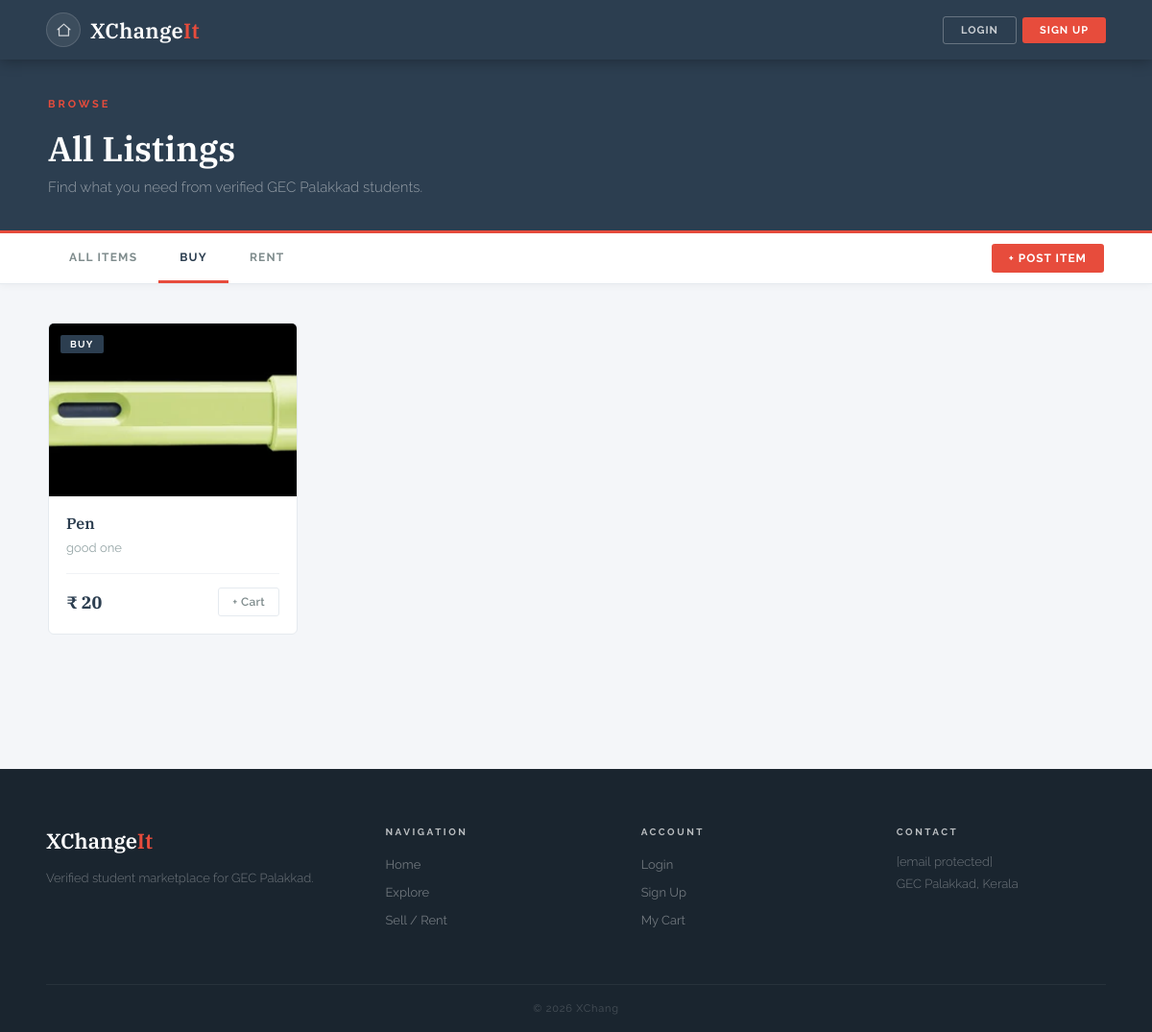
Screenshot of /explore?category=buy with the database file from the repository.
### tables this page shows
CREATE TABLE products (
            id           INTEGER PRIMARY KEY AUTOINCREMENT,
            name         TEXT    NOT NULL,
            price        INTEGER NOT NULL,
            short_desc   TEXT,
            detailed_desc TEXT,
            category     TEXT,
            image1       TEXT,
            image2       TEXT,
            image3       TEXT,
            image4       TEXT,
            image5       TEXT,
            seller       TEXT
        );

### app.py (the view)
@app.route("/explore")
def explore():
    category = request.args.get("category", "all")
    conn = sqlite3.connect(DATABASE)
    c = conn.cursor()
    if category == "buy":
        c.execute("SELECT * FROM products WHERE category='buy' ORDER BY id DESC")
    elif category == "rent":
        c.execute("SELECT * FROM products WHERE category='rent' ORDER BY id DESC")
    else:
        c.execute("SELECT * FROM products ORDER BY id DESC")
    products = c.fetchall()
    conn.close()
    pending = get_pending_count(session.get("user"))
    rent_product_ids = [p[0] for p in products if p[5] == "rent"]
    active_rents = get_active_rents_bulk(rent_product_ids)
    return render_template("explore.html", products=products, category=category,
                           pending_count=pending, active_rents=active_rents)

### app.py (called while the page is built, shortened)
def get_pending_count(username):
    if not username:
        return 0

def get_active_rents_bulk(product_ids):
    if not product_ids:
        return {}

### templates/explore.html (shortened to what this page needs)
<!DOCTYPE html>
<html lang="en">
<head>
  <link rel="stylesheet" href="{{ url_for('static', filename='slate.css') }}">
  <link rel="stylesheet" href="{{ url_for('static', filename='explore.css') }}">
</head>
<body>
<nav class="navbar">
  <div style="display:flex; align-items:center; gap:10px;">
    <a href="{{ url_for('home') }}" class="nav-icon-btn" data-tooltip="Home">
      <svg viewBox="0 0 24 24" width="18" height="18" fill="none" stroke="currentColor" stroke-width="2">
        <path d="M3 11L12 3l9 8"></path>
        <path d="M5 10v10h14V10"></path>
      </svg>
    </a>
    <a href="{{ url_for('home') }}" class="logo">XChange<span>It</span></a>
  </div>
  <div class="nav-right">
    {% if session.get('user') %}
      <a href="{{ url_for('cart') }}" class="nav-icon-btn" data-tooltip="Cart">
        <svg viewBox="0 0 24 24"><path d="M6 2L3 6v14a2 2 0 002 2h14a2 2 0 002-2V6l-3-4z"/><line x1="3" y1="6" x2="21" y2="6"/><path d="M16 10a4 4 0 01-8 0"/></svg>
      </a>
      <a href="{{ url_for('my_listings_chat') }}" class="nav-icon-btn" data-tooltip="Chats">
        <svg viewBox="0 0 24 24"><path d="M21 15a2 2 0 01-2 2H7l-4 4V5a2 2 0 012-2h14a2 2 0 012 2z"/></svg>
        {% if pending_count and pending_count > 0 %}
          <span class="nav-badge">{{ pending_count }}</span>
        {% endif %}
      </a>
      <div class="notif-wrap" id="notifWrap">
        <button class="nav-icon-btn notif-bell-btn" id="notifBell" data-tooltip="Notifications" onclick="toggleNotifPanel(event)" aria-label="Notifications">
          <svg viewBox="0 0 24 24" fill="none" stroke="currentColor" stroke-width="2" stroke-linecap="round" stroke-linejoin="round" width="18" height="18">
            <path d="M18 8A6 6 0 006 8c0 7-3 9-3 9h18s-3-2-3-9"/>
            <path d="M13.73 21a2 2 0 01-3.46 0"/>
          </svg>
          <span class="nav-badge notif-badge" id="notifBadge" style="display:none;"></span>
        </button>
        <div class="notif-panel" id="notifPanel" style="display:none;">
          <div class="notif-panel-header">
            <span>Notifications</span>
            <button class="notif-close-btn" onclick="closeNotifPanel()">&#x2715;</button>
          </div>
          <div class="notif-list" id="notifList">
            <div class="notif-loading">Loading&#8230;</div>
          </div>
        </div>
      </div>
      <a href="{{ url_for('profile') }}" class="nav-icon-btn nav-profile-btn" data-tooltip="{{ session.get('user') }}">
        {{ session.get('user')[0]|upper }}
      </a>
    {% else %}
      <a href="{{ url_for('login') }}" class="btn-nav-ghost">Login</a>
      <a href="{{ url_for('signup') }}" class="btn-nav-fill">Sign Up</a>
    {% endif %}
  </div>
</nav>
<div class="page-header">
  <div class="page-header-inner">
    <span class="overline">Browse</span>
    <h1>All Listings</h1>
    <p>Find what you need from verified GEC Palakkad students.</p>
  </div>
</div>
<div class="filter-bar">
  <div class="filter-inner">
    <div class="filter-tabs">
      <a href="{{ url_for('explore') }}"
         class="filter-tab {% if category=='all' %}active{% endif %}">All Items</a>
      <a href="{{ url_for('explore', category='buy') }}"
         class="filter-tab {% if category=='buy' %}active{% endif %}">Buy</a>
      <a href="{{ url_for('explore', category='rent') }}"
         class="filter-tab {% if category=='rent' %}active{% endif %}">Rent</a>
    </div>
    <a href="{{ url_for('sell') }}" class="btn-nav-fill" style="font-size:12px; padding:8px 18px; border-radius:3px;">+ Post Item</a>
  </div>
</div>
<div class="products-section">
  <div class="products-inner">
    {% if products %}
    <div class="products-grid">
      {% for product in products %}
      <div class="product-card"
           onclick="window.location.href=this.dataset.href" data-href="{{ url_for('product_detail', product_id=product[0]) }}">
        <div class="product-img">
          {% if product[6] %}
            <img src="{{ url_for('static', filename='uploads/' + product[6]) }}" alt="{{ product[1] }}">
          {% else %}
            <div class="product-img-placeholder">
              <span>📦</span>
            </div>
          {% endif %}
          <div class="product-badge {% if product[5]=='rent' %}badge-rent{% else %}badge-buy{% endif %}">
            {{ product[5]|upper if product[5] else 'BUY' }}
          </div>
        </div>
        <div class="product-body">
          <h3>{{ product[1] }}</h3>
          <p class="product-desc">{{ product[3] }}</p>
          <div class="product-footer">
            <span class="product-price">₹ {{ product[2] }}</span>
            {% if product[5] == 'rent' and active_rents.get(product[0]) %}
              <span class="wishlist-btn rented-out-btn" title="Currently rented out">Unavailable</span>
            {% else %}
              <a href="{{ url_for('add_to_cart', product_id=product[0]) }}"
                 class="wishlist-btn"
                 onclick="event.stopPropagation()">+ Cart</a>
            {% endif %}
          </div>
        </div>
      </div>
      {% endfor %}
    </div>
    {% endif %}
  </div>
</div>
<footer class="footer">
  <div class="footer-grid">
    <div class="footer-col">
      <span class="footer-logo">XChange<span>It</span></span>
      <p class="footer-desc">Verified student marketplace for GEC Palakkad.</p>
    </div>
    <div class="footer-col">
      <h4>Navigation</h4>
      <ul>
        <li><a href="{{ url_for('home') }}">Home</a></li>
        <li><a href="{{ url_for('explore') }}">Explore</a></li>
        <li><a href="{{ url_for('sell') }}">Sell / Rent</a></li>
      </ul>
    </div>
    <div class="footer-col">
      <h4>Account</h4>
      <ul>
        <li><a href="{{ url_for('login') }}">Login</a></li>
        <li><a href="{{ url_for('signup') }}">Sign Up</a></li>
        <li><a href="{{ url_for('cart') }}">My Cart</a></li>
      </ul>
    </div>
    <div class="footer-col">
      <h4>Contact</h4>
      <p><a href="/cdn-cgi/l/email-protection" class="__cf_email__" data-cfemail="90e3e5e0e0ffe2e4d0e8f3f8f1fef7f5f9e4bef9fe">[email&#160;protected]</a></p>
      <p>GEC Palakkad, Kerala</p>
    </div>
  </div>
  <div class="footer-bottom">© 2026 XChang
</body>
</html>

### static/slate.css (style rules this page uses)
*, *::before, *::after { box-sizing: border-box; margin: 0; padding: 0; }
html { scroll-behavior: smooth; }
body { font-family: 'Raleway', sans-serif; background: #f4f6f9; color: #2c3e50; min-height: 100vh; }
a { text-decoration: none; color: inherit; }
.navbar { background: #2c3e50; padding: 0 48px; display: flex; align-items: center; justify-content: space-between; height: 62px; position: sticky; top: 0; z-index: 1000; box-shadow: 0 2px 14px rgba(0,0,0,0.3); }
.logo { font-family: 'IBM Plex Serif', serif; font-size: 22px; color: #fff; font-weight: 600; letter-spacing: 0.3px; }
.logo span { color: #e74c3c; }
.nav-right { display: flex; gap: 10px; align-items: center; }
.btn-nav-ghost { padding: 7px 18px; background: transparent; border: 1px solid rgba(255,255,255,0.28); color: rgba(255,255,255,0.75); border-radius: 3px; font-size: 11px; font-weight: 700; letter-spacing: 1px; text-transform: uppercase; cursor: pointer; font-family: 'Raleway', sans-serif; transition: all 0.2s; }
.btn-nav-fill { padding: 7px 18px; background: #e74c3c; border: none; color: #fff; border-radius: 3px; font-size: 11px; font-weight: 700; letter-spacing: 1px; text-transform: uppercase; cursor: pointer; font-family: 'Raleway', sans-serif; transition: opacity 0.2s; }
.overline { font-size: 11px; letter-spacing: 3px; text-transform: uppercase; color: #e74c3c; font-weight: 700; margin-bottom: 16px; display: block; }
.footer { background: #1a252f; padding: 60px 48px 0; margin-top: 80px; }
.footer-grid { display: grid; grid-template-columns: 1.4fr 1fr 1fr 1fr; gap: 48px; padding-bottom: 48px; border-bottom: 1px solid rgba(255,255,255,0.06); }
.footer-logo { font-family: 'IBM Plex Serif', serif; font-size: 22px; color: #fff; font-weight: 600; margin-bottom: 14px; display: block; }
.footer-logo span { color: #e74c3c; }
.footer-desc { color: rgba(255,255,255,0.38); font-size: 13px; line-height: 1.75; font-weight: 300; }
.footer-col h4 { color: rgba(255,255,255,0.7); font-size: 10px; letter-spacing: 2.5px; text-transform: uppercase; font-weight: 700; margin-bottom: 18px; }
.footer-col ul { list-style: none; }
.footer-col ul li { margin-bottom: 10px; }
.footer-col ul li a { color: rgba(255,255,255,0.38); font-size: 13px; transition: color 0.2s; }
.footer-col p { color: rgba(255,255,255,0.38); font-size: 13px; margin-bottom: 8px; font-weight: 300; }
.footer-bottom { text-align: center; padding: 18px 0; color: rgba(255,255,255,0.2); font-size: 11px; letter-spacing: 0.8px; }
.nav-right { display: flex; gap: 6px; align-items: center; }
.nav-icon-btn { position: relative; width: 36px; height: 36px; border-radius: 50%; background: rgba(255,255,255,0.08); border: 1px solid rgba(255,255,255,0.14); display: flex; align-items: center; justify-content: center; color: rgba(255,255,255,0.75); font-size: 16px; cursor: pointer; transition: background 0.2s, border-color 0.2s, color 0.2s; text-decoration: none; flex-shrink: 0; }
.nav-icon-btn svg { width: 17px; height: 17px; stroke: currentColor; fill: none; stroke-width: 1.8; stroke-linecap: round; stroke-linejoin: round; flex-shrink: 0; }
.nav-icon-btn::after { content: attr(data-tooltip); position: absolute; bottom: -32px; left: 50%; transform: translateX(-50%); background: #1a252f; color: rgba(255,255,255,0.8); font-size: 10px; font-weight: 600; letter-spacing: 0.5px; padding: 4px 8px; border-radius: 3px; white-space: nowrap; pointer-events: none; opacity: 0; transition: opacity 0.2s; font-family: 'Raleway', sans-serif; z-index: 9999; }

### rows the page displays
products: image1 (picture), category "BUY", name "Pen", short_desc "good one", price "20"
